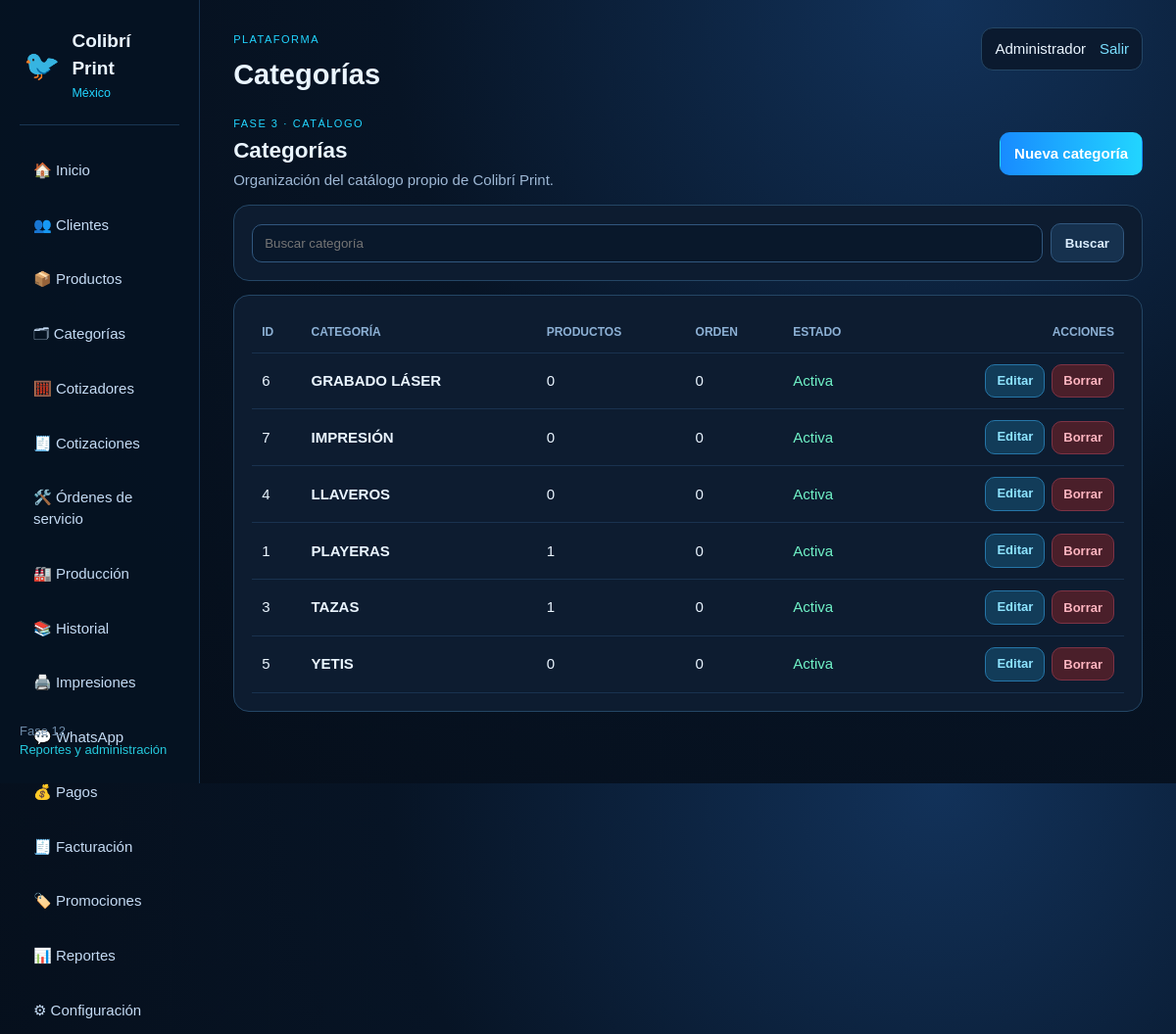
The page /admin/categorias.php (signed in) on the database its author committed.
### tables this page shows
CREATE TABLE `cp_categories` (
  `id` int(10) UNSIGNED NOT NULL,
  `name` varchar(150) NOT NULL,
  `type` varchar(30) NOT NULL DEFAULT 'product',
  `enabled` tinyint(1) NOT NULL DEFAULT '1',
  `sort_order` int(11) NOT NULL DEFAULT '0',
  `created_at` datetime NOT NULL,
  `updated_at` datetime NOT NULL
);

### config/runtime.php (called while the page is built, shortened)
<?php
function e(?string $value): string {
    return htmlspecialchars((string) $value, ENT_QUOTES, 'UTF-8');
}
function current_user(): ?array {
    return $_SESSION['user'] ?? null;
}

### admin/categorias.php (the view, shortened to what this page needs)
<?php
require_once __DIR__ . '/../config/runtime.php';
require_once __DIR__ . '/../includes/actions.php';
$title='Categorías'; $pdo=db(); $error=null; $success=null;
$action=(string)($_GET['action']??'list'); $id=(int)($_GET['id']??0); $q=trim((string)($_GET['q']??''));
$cat=['name'=>'','sort_order'=>0,'enabled'=>1];
$rows=[];if($action==='list'){if($q!==''){$s=$pdo->prepare('SELECT c.*,COUNT(p.id) product_count FROM cp_categories c LEFT JOIN cp_products p ON p.category_id=c.id WHERE c.name LIKE ? GROUP BY c.id ORDER BY c.sort_order,c.name');$s->execute(['%'.$q.'%']);$rows=$s->fetchAll();}else{$rows=$pdo->query('SELECT c.*,COUNT(p.id) product_count FROM cp_categories c LEFT JOIN cp_products p ON p.category_id=c.id GROUP BY c.id ORDER BY c.sort_order,c.name')->fetchAll();}}
require __DIR__.'/../includes/header.php';
?>
<?php if($action==='create'||$action==='edit'): ?>
<div class="toolbar"><div class="toolbar-title"><span class="eyebrow">FASE 3 · CATÁLOGO</span><h2><?= $action==='edit'?'Editar categoría':'Nueva categoría' ?></h2></div><div class="toolbar-actions"><?=cancel_button('/admin/categorias.php')?></div></div>
<?php if($error): ?><div class="notice danger" style="margin-bottom:14px"><?=e($error)?></div><?php endif; ?>
<div class="card form-card"><form method="post"><input type="hidden" name="_csrf" value="<?=e(csrf_token())?>"><input type="hidden" name="form_action" value="save"><input type="hidden" name="id" value="<?=e((string)$id)?>"><div class="form-grid"><div class="field full"><label>Nombre <span class="required">*</span></label><input data-auto-focus name="name" maxlength="150" value="<?=e((string)$cat['name'])?>" required></div><div class="field"><label>Orden</label><input type="number" name="sort_order" value="<?=e((string)$cat['sort_order'])?>"></div><div class="field"><label>Estado</label><label style="display:flex;align-items:center;gap:8px"><input type="checkbox" name="enabled" value="1" <?=((int)$cat['enabled']===1?'checked':'')?> style="width:auto"> Activa</label></div></div><div class="form-actions"><?=cancel_button('/admin/categorias.php')?><?=save_button($action==='edit'?'Guardar cambios':'Crear categoría')?></div></form></div>
<?php else: ?>
<div class="toolbar"><div class="toolbar-title"><span class="eyebrow">FASE 3 · CATÁLOGO</span><h2>Categorías</h2><span class="muted">Organización del catálogo propio de Colibrí Print.</span></div><div class="toolbar-actions"><?=action_button('Nueva categoría','/admin/categorias.php?action=create','btn')?></div></div>
<div class="card" style="margin-bottom:14px"><form class="search-form" method="get"><input type="search" name="q" value="<?=e($q)?>" placeholder="Buscar categoría"><button class="btn btn-secondary">Buscar</button><?php if($q!==''): ?><?=cancel_button('/admin/categorias.php')?><?php endif; ?></form></div>
<div class="card table-wrap"><table class="table"><thead><tr><th>ID</th><th>Categoría</th><th>Productos</th><th>Orden</th><th>Estado</th><th class="actions-cell">Acciones</th></tr></thead><tbody><?php foreach($rows as $r): ?><tr><td><?=e((string)$r['id'])?></td><td><strong><?=e($r['name'])?></strong></td><td><?=e((string)$r['product_count'])?></td><td><?=e((string)$r['sort_order'])?></td><td class="<?=((int)$r['enabled']===1?'status-active':'status-inactive')?>"><?=((int)$r['enabled']===1?'Activa':'Inactiva')?></td><td class="actions-cell"><div class="actions"><?=edit_button('/admin/categorias.php?action=edit&id='.(int)$r['id'])?><form method="post" style="display:inline;margin:0"><input type="hidden" name="_csrf" value="<?=e(csrf_token())?>"><input type="hidden" name="form_action" value="delete"><input type="hidden" name="id" value="<?=e((string)$r['id'])?>"><button class="btn btn-sm btn-delete" type="submit" data-confirm="¿Borrar la categoría <?=e($r['name'])?>?">Borrar</button></form></div></td></tr><?php endforeach; ?><?php if(!$rows): ?><tr><td colspan="6" class="empty">No hay categorías.</td></tr><?php endif; ?></tbody></table></div>
<?php endif; ?><?php require __DIR__.'/../includes/footer.php'; ?>

### includes/header.php (shortened to what this page needs)
<?php
require_once __DIR__ . '/../config/runtime.php';
$title = $title ?? 'Colibrí Print';
$user = current_user();
?><!doctype html><html lang="es"><head><meta charset="utf-8"><meta name="viewport" content="width=device-width, initial-scale=1"><title><?=e($title)?> | Colibrí Print</title><link rel="stylesheet" href="/assets/css/app.css"><script src="/assets/js/app.js" defer></script></head><body><div class="shell"><aside class="sidebar"><div class="brand"><div class="bird">🐦</div><div><strong>Colibrí Print</strong><small>México</small></div></div><nav><a href="/admin/dashboard.php">🏠 Inicio</a><a href="/admin/clientes.php">👥 Clientes</a><a href="/admin/productos.php">📦 Productos</a><a href="/admin/categorias.php">🗂 Categorías</a><a href="/admin/cotizadores.php">🧮 Cotizadores</a><a href="/admin/cotizaciones.php">🧾 Cotizaciones</a><a href="/admin/ordenes.php">🛠️ Órdenes de servicio</a><a class="nav-production" href="/admin/produccion.php">🏭 Producción</a><a href="/admin/produccion_historial.php">📚 Historial</a><a href="/admin/impresiones.php">🖨️ Impresiones</a><a href="/admin/whatsapp.php">💬 WhatsApp</a><a href="/admin/pagos.php">💰 Pagos</a><a href="/admin/facturacion.php">🧾 Facturación</a><a href="/admin/promociones.php">🏷️ Promociones</a><a href="/admin/reportes.php">📊 Reportes</a><a href="/admin/configuracion.php">⚙ Configuración</a></nav><div class="side-note">Fase 12<br><span>Reportes y administración</span></div></aside><main class="content"><header class="topbar"><div><span class="eyebrow">PLATAFORMA</span><h1><?=e($title)?></h1></div><div class="userbox"><?=e($user['name'] ?? '')?><a href="/admin/logout.php">Salir</a></div></header>

### includes/actions.php (shortened to what this page needs)
<?php
function action_button(string $label, string $url, string $class = 'btn btn-sm btn-secondary', string $title = ''): string {
    $titleAttr = $title !== '' ? ' title="' . e($title) . '"' : '';
    return '<a class="' . e($class) . '" href="' . e($url) . '"' . $titleAttr . '>' . e($label) . '</a>';
}
function edit_button(string $url): string {
    return action_button('Editar', $url, 'btn btn-sm btn-edit', 'Editar registro');
}

### includes/footer.php
</main></div></body></html>

### assets/css/app.css (style rules this page uses)
:root { --bg:#071425;--panel:#0d1c30;--panel2:#11253e;--border:#244665;--text:#eaf5ff;--muted:#9eb8d5;--cyan:#22d5ff;--blue:#188bff;--green:#0dd6a0;--pink:#db36f5;--shadow:0 20px 50px #0006 }
* { box-sizing:border-box }
body { margin:0;background:radial-gradient(circle at 80% 0,#12325a 0,#071425 45%,#050d18 100%);color:var(--text);font:15px/1.45 Arial,sans-serif }
.shell { min-height:100vh;display:flex }
.sidebar { width:240px;background:#061222f2;border-right:1px solid #173350;padding:20px;position:sticky;top:0;height:100vh }
.brand { display:flex;gap:12px;align-items:center;padding:8px 4px 22px;border-bottom:1px solid #193653 }
.bird { font-size:30px }
.brand strong { display:block;font-size:19px }
.brand small { color:var(--cyan) }
nav { display:grid;gap:8px;margin-top:22px }
nav a { padding:13px 14px;color:#c5dbf4;text-decoration:none;border-radius:10px }
.side-note { position:absolute;bottom:24px;color:#6e8ba8;font-size:13px }
.side-note span { color:#25c9dd }
.content { width:100%;padding:28px 34px }
.topbar { display:flex;justify-content:space-between;align-items:flex-start;gap:20px }
.eyebrow { font-size:11px;color:var(--cyan);letter-spacing:1.5px }
.topbar h1 { margin:5px 0 0;font-size:29px }
.userbox { background:#0b1a2f;border:1px solid var(--border);padding:10px 13px;border-radius:12px }
.userbox a { margin-left:14px;color:#7bdfff;text-decoration:none }
.card { background:var(--panel);border:1px solid var(--border);border-radius:16px;padding:18px }
.muted { color:var(--muted) }
.table { width:100%;border-collapse:collapse }
.table th,.table td { padding:11px 10px;border-bottom:1px solid #19324f;text-align:left }
.table th { color:#8db1d5;font-size:12px;text-transform:uppercase }
input,select { width:100%;padding:11px 12px;border-radius:10px;border:1px solid #31577e;background:#09182b;color:#eef7ff }
button,.btn { display:inline-block;border:0;border-radius:10px;padding:11px 15px;background:linear-gradient(90deg,var(--blue),var(--cyan));color:#fff;font-weight:700;text-decoration:none;cursor:pointer }
.btn { display:inline-flex;align-items:center;justify-content:center;gap:7px;min-height:40px;padding:10px 14px;border:1px solid transparent;border-radius:10px;background:linear-gradient(90deg,var(--blue),var(--cyan));color:#fff;font-weight:700;text-decoration:none;cursor:pointer;transition:transform .15s ease,filter .15s ease,background .15s ease }
.btn-sm { min-height:34px;padding:7px 11px;font-size:13px }
.btn-secondary { background:#16314e;border-color:#31577e;color:#dceeff }
.btn-edit { background:#123c59;border-color:#2676a8;color:#8ee4ff }
.btn-delete { background:#4a1f2a;border-color:#7d3345;color:#ffb5c0 }
.actions { display:flex;align-items:center;justify-content:flex-end;gap:7px;flex-wrap:wrap }
.toolbar { display:flex;align-items:center;justify-content:space-between;gap:14px;flex-wrap:wrap;margin:22px 0 14px }
.toolbar .toolbar-title { display:flex;flex-direction:column;gap:3px }
.toolbar h2 { margin:0 }
.toolbar-actions { display:flex;align-items:center;gap:8px;flex-wrap:wrap }
.table .actions-cell { white-space:nowrap;text-align:right }
.status-active { color:#70f2c7 }
.search-form { display:flex;gap:8px;align-items:center }
.search-form input { min-width:280px }

### rows shown on the page
cp_categories: id "6", name "GRABADO LÁSER", product_count "0", sort_order "0", enabled "Activa"
cp_categories: id "7", name "IMPRESIÓN", product_count "0", sort_order "0", enabled "Activa"
cp_categories: id "4", name "LLAVEROS", product_count "0", sort_order "0", enabled "Activa"
cp_categories: id "1", name "PLAYERAS", product_count "1", sort_order "0", enabled "Activa"
cp_categories: id "3", name "TAZAS", product_count "1", sort_order "0", enabled "Activa"
cp_categories: id "5", name "YETIS", product_count "0", sort_order "0", enabled "Activa"

### other values the page prints
$title "Categorías"
$user['name'] "Administrador"
$label "Nueva categoría"
